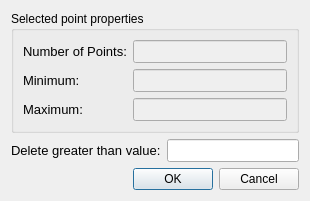
<?xml version="1.0" encoding="UTF-8"?>
<ui version="4.0">
 <class>GeoDataPointmapDelPtsGreaterThanDialog</class>
 <widget class="QDialog" name="GeoDataPointmapDelPtsGreaterThanDialog">
  <property name="geometry">
   <rect>
    <x>0</x>
    <y>0</y>
    <width>310</width>
    <height>185</height>
   </rect>
  </property>
  <property name="windowTitle">
   <string>Delete Points</string>
  </property>
  <layout class="QVBoxLayout" name="verticalLayout">
   <item>
    <widget class="QGroupBox" name="groupBox">
     <property name="title">
      <string>Selected point properties</string>
     </property>
     <layout class="QGridLayout" name="gridLayout">
      <item row="0" column="0">
       <widget class="QLabel" name="numPointsLabel">
        <property name="font">
         <font>
          <pointsize>10</pointsize>
         </font>
        </property>
        <property name="text">
         <string>Number of Points:</string>
        </property>
        <property name="buddy">
         <cstring>numPoints</cstring>
        </property>
       </widget>
      </item>
      <item row="0" column="1">
       <widget class="QLineEdit" name="numPoints">
        <property name="enabled">
         <bool>false</bool>
        </property>
        <property name="font">
         <font>
          <pointsize>10</pointsize>
         </font>
        </property>
       </widget>
      </item>
      <item row="1" column="0">
       <widget class="QLabel" name="minPointLabel">
        <property name="font">
         <font>
          <pointsize>10</pointsize>
         </font>
        </property>
        <property name="text">
         <string>Minimum:</string>
        </property>
        <property name="buddy">
         <cstring>minPointValue</cstring>
        </property>
       </widget>
      </item>
      <item row="1" column="1">
       <widget class="RealNumberEditWidget" name="minPointValue">
        <property name="enabled">
         <bool>false</bool>
        </property>
        <property name="font">
         <font>
          <pointsize>10</pointsize>
         </font>
        </property>
       </widget>
      </item>
      <item row="2" column="0">
       <widget class="QLabel" name="maxPointLabel">
        <property name="font">
         <font>
          <pointsize>10</pointsize>
         </font>
        </property>
        <property name="text">
         <string>Maximum:</string>
        </property>
        <property name="buddy">
         <cstring>maxPointValue</cstring>
        </property>
       </widget>
      </item>
      <item row="2" column="1">
       <widget class="RealNumberEditWidget" name="maxPointValue">
        <property name="enabled">
         <bool>false</bool>
        </property>
        <property name="font">
         <font>
          <pointsize>10</pointsize>
         </font>
        </property>
       </widget>
      </item>
     </layout>
    </widget>
   </item>
   <item>
    <layout class="QHBoxLayout" name="horizontalLayout">
     <item>
      <widget class="QLabel" name="deleteGreaterThanLabel">
       <property name="font">
        <font>
         <pointsize>10</pointsize>
        </font>
       </property>
       <property name="text">
        <string>Delete greater than value:</string>
       </property>
       <property name="buddy">
        <cstring>deleteGreaterThanValue</cstring>
       </property>
      </widget>
     </item>
     <item>
      <widget class="RealNumberEditWidget" name="deleteGreaterThanValue">
       <property name="font">
        <font>
         <pointsize>10</pointsize>
        </font>
       </property>
      </widget>
     </item>
    </layout>
   </item>
   <item>
    <spacer name="verticalSpacer">
     <property name="orientation">
      <enum>Qt::Vertical</enum>
     </property>
     <property name="sizeHint" stdset="0">
      <size>
       <width>20</width>
       <height>0</height>
      </size>
     </property>
    </spacer>
   </item>
   <item>
    <widget class="QDialogButtonBox" name="buttonBox">
     <property name="orientation">
      <enum>Qt::Horizontal</enum>
     </property>
     <property name="standardButtons">
      <set>QDialogButtonBox::Cancel|QDialogButtonBox::Ok</set>
     </property>
    </widget>
   </item>
  </layout>
 </widget>
 <customwidgets>
  <customwidget>
   <class>RealNumberEditWidget</class>
   <extends>QLineEdit</extends>
   <header>guibase/realnumbereditwidget.h</header>
  </customwidget>
 </customwidgets>
 <resources/>
 <connections>
  <connection>
   <sender>buttonBox</sender>
   <signal>accepted()</signal>
   <receiver>GeoDataPointmapDelPtsGreaterThanDialog</receiver>
   <slot>accept()</slot>
   <hints>
    <hint type="sourcelabel">
     <x>248</x>
     <y>254</y>
    </hint>
    <hint type="destinationlabel">
     <x>157</x>
     <y>274</y>
    </hint>
   </hints>
  </connection>
  <connection>
   <sender>buttonBox</sender>
   <signal>rejected()</signal>
   <receiver>GeoDataPointmapDelPtsGreaterThanDialog</receiver>
   <slot>reject()</slot>
   <hints>
    <hint type="sourcelabel">
     <x>316</x>
     <y>260</y>
    </hint>
    <hint type="destinationlabel">
     <x>286</x>
     <y>274</y>
    </hint>
   </hints>
  </connection>
 </connections>
</ui>
